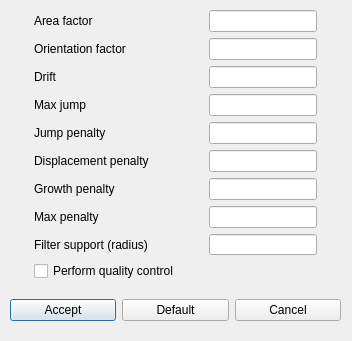
<?xml version="1.0" encoding="UTF-8"?>
<ui version="4.0">
 <class>dlgSettings</class>
 <widget class="QDialog" name="dlgSettings">
  <property name="geometry">
   <rect>
    <x>0</x>
    <y>0</y>
    <width>352</width>
    <height>341</height>
   </rect>
  </property>
  <property name="sizePolicy">
   <sizepolicy hsizetype="Fixed" vsizetype="Fixed">
    <horstretch>0</horstretch>
    <verstretch>0</verstretch>
   </sizepolicy>
  </property>
  <property name="windowTitle">
   <string>Lineage Tracer :: Settings</string>
  </property>
  <property name="modal">
   <bool>true</bool>
  </property>
  <widget class="QWidget" name="gridLayoutWidget">
   <property name="geometry">
    <rect>
     <x>10</x>
     <y>10</y>
     <width>331</width>
     <height>271</height>
    </rect>
   </property>
   <layout class="QGridLayout" name="gridLayout">
    <property name="sizeConstraint">
     <enum>QLayout::SetDefaultConstraint</enum>
    </property>
    <item row="0" column="0">
     <widget class="QLabel" name="lbAreaFactor">
      <property name="sizePolicy">
       <sizepolicy hsizetype="Maximum" vsizetype="Preferred">
        <horstretch>0</horstretch>
        <verstretch>0</verstretch>
       </sizepolicy>
      </property>
      <property name="text">
       <string>Area factor</string>
      </property>
     </widget>
    </item>
    <item row="0" column="1">
     <widget class="QLineEdit" name="leAreaFactor">
      <property name="sizePolicy">
       <sizepolicy hsizetype="Maximum" vsizetype="Fixed">
        <horstretch>0</horstretch>
        <verstretch>0</verstretch>
       </sizepolicy>
      </property>
     </widget>
    </item>
    <item row="1" column="0">
     <widget class="QLabel" name="lbOrientFactor">
      <property name="sizePolicy">
       <sizepolicy hsizetype="Maximum" vsizetype="Preferred">
        <horstretch>0</horstretch>
        <verstretch>0</verstretch>
       </sizepolicy>
      </property>
      <property name="text">
       <string>Orientation factor</string>
      </property>
     </widget>
    </item>
    <item row="1" column="1">
     <widget class="QLineEdit" name="leOrientFactor">
      <property name="sizePolicy">
       <sizepolicy hsizetype="Maximum" vsizetype="Fixed">
        <horstretch>0</horstretch>
        <verstretch>0</verstretch>
       </sizepolicy>
      </property>
     </widget>
    </item>
    <item row="2" column="0">
     <widget class="QLabel" name="lbDrift">
      <property name="sizePolicy">
       <sizepolicy hsizetype="Maximum" vsizetype="Preferred">
        <horstretch>0</horstretch>
        <verstretch>0</verstretch>
       </sizepolicy>
      </property>
      <property name="text">
       <string>Drift</string>
      </property>
     </widget>
    </item>
    <item row="2" column="1">
     <widget class="QLineEdit" name="leDrift">
      <property name="sizePolicy">
       <sizepolicy hsizetype="Maximum" vsizetype="Fixed">
        <horstretch>0</horstretch>
        <verstretch>0</verstretch>
       </sizepolicy>
      </property>
     </widget>
    </item>
    <item row="3" column="0">
     <widget class="QLabel" name="lbMaxJump">
      <property name="sizePolicy">
       <sizepolicy hsizetype="Maximum" vsizetype="Preferred">
        <horstretch>0</horstretch>
        <verstretch>0</verstretch>
       </sizepolicy>
      </property>
      <property name="text">
       <string>Max jump</string>
      </property>
     </widget>
    </item>
    <item row="3" column="1">
     <widget class="QLineEdit" name="leMaxJump">
      <property name="sizePolicy">
       <sizepolicy hsizetype="Maximum" vsizetype="Fixed">
        <horstretch>0</horstretch>
        <verstretch>0</verstretch>
       </sizepolicy>
      </property>
     </widget>
    </item>
    <item row="4" column="0">
     <widget class="QLabel" name="lbJumpPenalty">
      <property name="sizePolicy">
       <sizepolicy hsizetype="Maximum" vsizetype="Preferred">
        <horstretch>0</horstretch>
        <verstretch>0</verstretch>
       </sizepolicy>
      </property>
      <property name="text">
       <string>Jump penalty</string>
      </property>
     </widget>
    </item>
    <item row="4" column="1">
     <widget class="QLineEdit" name="leJumpPenalty">
      <property name="sizePolicy">
       <sizepolicy hsizetype="Maximum" vsizetype="Fixed">
        <horstretch>0</horstretch>
        <verstretch>0</verstretch>
       </sizepolicy>
      </property>
     </widget>
    </item>
    <item row="5" column="0">
     <widget class="QLabel" name="lbDisplPenalty">
      <property name="sizePolicy">
       <sizepolicy hsizetype="Maximum" vsizetype="Preferred">
        <horstretch>0</horstretch>
        <verstretch>0</verstretch>
       </sizepolicy>
      </property>
      <property name="text">
       <string>Displacement penalty</string>
      </property>
     </widget>
    </item>
    <item row="5" column="1">
     <widget class="QLineEdit" name="leDisplPenalty">
      <property name="sizePolicy">
       <sizepolicy hsizetype="Maximum" vsizetype="Fixed">
        <horstretch>0</horstretch>
        <verstretch>0</verstretch>
       </sizepolicy>
      </property>
     </widget>
    </item>
    <item row="6" column="0">
     <widget class="QLabel" name="lbGrowthPenalty">
      <property name="sizePolicy">
       <sizepolicy hsizetype="Maximum" vsizetype="Preferred">
        <horstretch>0</horstretch>
        <verstretch>0</verstretch>
       </sizepolicy>
      </property>
      <property name="text">
       <string>Growth penalty</string>
      </property>
     </widget>
    </item>
    <item row="6" column="1">
     <widget class="QLineEdit" name="leGrowthPenalty">
      <property name="sizePolicy">
       <sizepolicy hsizetype="Maximum" vsizetype="Fixed">
        <horstretch>0</horstretch>
        <verstretch>0</verstretch>
       </sizepolicy>
      </property>
     </widget>
    </item>
    <item row="7" column="0">
     <widget class="QLabel" name="lbMaxPenalty">
      <property name="sizePolicy">
       <sizepolicy hsizetype="Maximum" vsizetype="Preferred">
        <horstretch>0</horstretch>
        <verstretch>0</verstretch>
       </sizepolicy>
      </property>
      <property name="text">
       <string>Max penalty</string>
      </property>
     </widget>
    </item>
    <item row="7" column="1">
     <widget class="QLineEdit" name="leMaxPenalty">
      <property name="sizePolicy">
       <sizepolicy hsizetype="Maximum" vsizetype="Fixed">
        <horstretch>0</horstretch>
        <verstretch>0</verstretch>
       </sizepolicy>
      </property>
     </widget>
    </item>
    <item row="8" column="0">
     <widget class="QLabel" name="lbFilterSupport">
      <property name="sizePolicy">
       <sizepolicy hsizetype="Maximum" vsizetype="Preferred">
        <horstretch>0</horstretch>
        <verstretch>0</verstretch>
       </sizepolicy>
      </property>
      <property name="toolTip">
       <string>Set to 0 to disable filtering.</string>
      </property>
      <property name="text">
       <string>Filter support (radius)</string>
      </property>
     </widget>
    </item>
    <item row="8" column="1">
     <widget class="QLineEdit" name="leFilterSupport">
      <property name="sizePolicy">
       <sizepolicy hsizetype="Maximum" vsizetype="Fixed">
        <horstretch>0</horstretch>
        <verstretch>0</verstretch>
       </sizepolicy>
      </property>
     </widget>
    </item>
    <item row="9" column="0">
     <widget class="QCheckBox" name="cbQc">
      <property name="sizePolicy">
       <sizepolicy hsizetype="Maximum" vsizetype="Fixed">
        <horstretch>0</horstretch>
        <verstretch>0</verstretch>
       </sizepolicy>
      </property>
      <property name="text">
       <string>Perform quality control</string>
      </property>
     </widget>
    </item>
   </layout>
  </widget>
  <widget class="QWidget" name="horizontalLayoutWidget">
   <property name="geometry">
    <rect>
     <x>10</x>
     <y>290</y>
     <width>331</width>
     <height>41</height>
    </rect>
   </property>
   <layout class="QHBoxLayout" name="horizontalLayout">
    <item>
     <widget class="QPushButton" name="pbAccept">
      <property name="text">
       <string>Accept</string>
      </property>
     </widget>
    </item>
    <item>
     <widget class="QPushButton" name="pbDefault">
      <property name="text">
       <string>Default</string>
      </property>
     </widget>
    </item>
    <item>
     <widget class="QPushButton" name="pbCancel">
      <property name="text">
       <string>Cancel</string>
      </property>
     </widget>
    </item>
   </layout>
  </widget>
 </widget>
 <tabstops>
  <tabstop>leAreaFactor</tabstop>
  <tabstop>leOrientFactor</tabstop>
  <tabstop>leDrift</tabstop>
  <tabstop>leMaxJump</tabstop>
  <tabstop>leJumpPenalty</tabstop>
  <tabstop>leDisplPenalty</tabstop>
  <tabstop>leGrowthPenalty</tabstop>
  <tabstop>leMaxPenalty</tabstop>
  <tabstop>leFilterSupport</tabstop>
  <tabstop>cbQc</tabstop>
  <tabstop>pbAccept</tabstop>
  <tabstop>pbDefault</tabstop>
  <tabstop>pbCancel</tabstop>
 </tabstops>
 <resources/>
 <connections/>
</ui>
